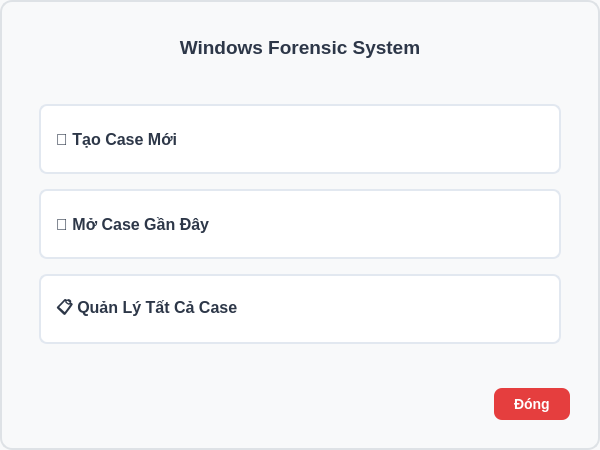
<?xml version="1.0" encoding="UTF-8"?>
<ui version="4.0">
 <class>WelcomeDialog</class>
 <widget class="QDialog" name="WelcomeDialog">
  <property name="geometry">
   <rect>
    <x>0</x>
    <y>0</y>
    <width>600</width>
    <height>450</height>
   </rect>
  </property>
  <property name="minimumSize">
   <size>
    <width>600</width>
    <height>450</height>
   </size>
  </property>
  <property name="maximumSize">
   <size>
    <width>600</width>
    <height>450</height>
   </size>
  </property>
  <property name="windowTitle">
   <string>Welcome</string>
  </property>
  <property name="styleSheet">
   <string notr="true">QDialog {
    background-color: #f8f9fa;
    border: 2px solid #dee2e6;
    border-radius: 12px;
}

QLabel {
    color: #2d3748;
    font-weight: bold;
}

QPushButton {
    background-color: #ffffff;
    border: 2px solid #e2e8f0;
    border-radius: 8px;
    padding: 15px;
    font-size: 16px;
    font-weight: bold;
    color: #2d3748;
    text-align: left;
}

QPushButton:hover {
    background-color: #edf2f7;
    border-color: #cbd5e0;
}

QPushButton:pressed {
    background-color: #e2e8f0;
}

QPushButton#closeBtn {
    background-color: #e53e3e;
    color: white;
    border: none;
    padding: 8px 20px;
    font-size: 14px;
}

QPushButton#closeBtn:hover {
    background-color: #c53030;
}</string>
  </property>
  <layout class="QVBoxLayout" name="verticalLayout">
   <property name="spacing">
    <number>20</number>
   </property>
   <property name="leftMargin">
    <number>30</number>
   </property>
   <property name="topMargin">
    <number>30</number>
   </property>
   <property name="rightMargin">
    <number>30</number>
   </property>
   <property name="bottomMargin">
    <number>30</number>
   </property>
   <item>
    <widget class="QLabel" name="headerLabel">
     <property name="font">
      <font>
       <pointsize>14</pointsize>
       <weight>75</weight>
       <bold>true</bold>
      </font>
     </property>
     <property name="text">
      <string>Windows Forensic System</string>
     </property>
     <property name="alignment">
      <set>Qt::AlignCenter</set>
     </property>
    </widget>
   </item>
   <item>
    <spacer name="spacer1">
     <property name="orientation">
      <enum>Qt::Vertical</enum>
     </property>
     <property name="sizeType">
      <enum>QSizePolicy::Fixed</enum>
     </property>
     <property name="sizeHint" stdset="0">
      <size>
       <width>20</width>
       <height>10</height>
      </size>
     </property>
    </spacer>
   </item>
   <item>
    <widget class="QFrame" name="optionsFrame">
     <layout class="QVBoxLayout" name="optionsLayout">
      <property name="spacing">
       <number>15</number>
      </property>
      <item>
       <widget class="QPushButton" name="newCaseBtn">
        <property name="minimumSize">
         <size>
          <width>0</width>
          <height>70</height>
         </size>
        </property>
        <property name="text">
         <string>📁 Tạo Case Mới</string>
        </property>
       </widget>
      </item>
      <item>
       <widget class="QPushButton" name="openRecentBtn">
        <property name="minimumSize">
         <size>
          <width>0</width>
          <height>70</height>
         </size>
        </property>
        <property name="text">
         <string>📂 Mở Case Gần Đây</string>
        </property>
       </widget>
      </item>
      <item>
       <widget class="QPushButton" name="openCaseBtn">
        <property name="minimumSize">
         <size>
          <width>0</width>
          <height>70</height>
         </size>
        </property>
        <property name="text">
         <string>📋 Quản Lý Tất Cả Case</string>
        </property>
       </widget>
      </item>
     </layout>
    </widget>
   </item>
   <item>
    <spacer name="spacer2">
     <property name="orientation">
      <enum>Qt::Vertical</enum>
     </property>
     <property name="sizeType">
      <enum>QSizePolicy::Fixed</enum>
     </property>
     <property name="sizeHint" stdset="0">
      <size>
       <width>20</width>
       <height>15</height>
      </size>
     </property>
    </spacer>
   </item>
   <item>
    <layout class="QHBoxLayout" name="buttonLayout">
     <item>
      <spacer name="spacer3">
       <property name="orientation">
        <enum>Qt::Horizontal</enum>
       </property>
       <property name="sizeType">
        <enum>QSizePolicy::Expanding</enum>
       </property>
       <property name="sizeHint" stdset="0">
        <size>
         <width>40</width>
         <height>20</height>
       </size>
      </property>
     </spacer>
     </item>
     <item>
      <widget class="QPushButton" name="closeBtn">
       <property name="text">
        <string>Đóng</string>
       </property>
      </widget>
     </item>
    </layout>
   </item>
  </layout>
 </widget>
 <resources/>
 <connections/>
</ui>
